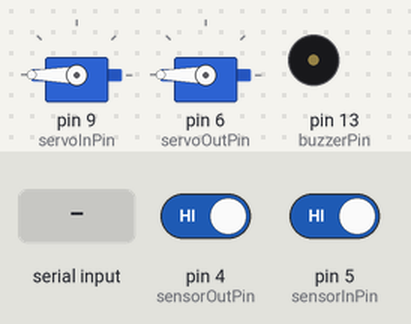
This sketch was run on a simulated Arduino Uno, built with avr-gcc and run on an emulated ATmega328P. On the bench: 2 × servo, buzzer (waves = sounding). Inputs (shaded band) come from the test bench; at power-on: pin 4 (sensorOutPin) HIGH, pin 5 (sensorInPin) HIGH. What the sketch prints to the serial monitor is not drawn.

Above: at 1.6 s.
1.7 s: "API_OK_MASUK\n" received over the second serial link
At 1.93 s:
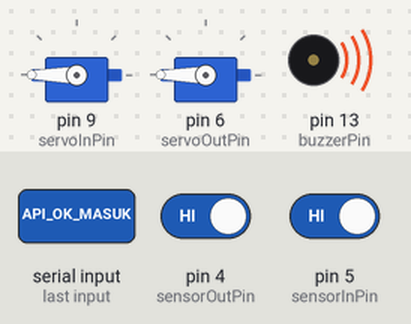
At 2.4 s:
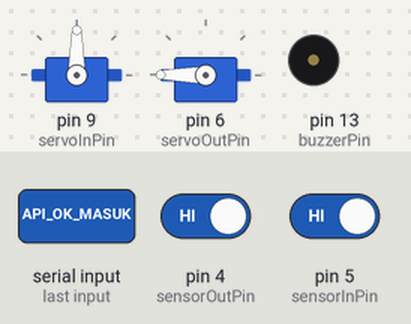
4.4 s: "API_OK_KELUAR\n" received over the second serial link
At 6.1 s:
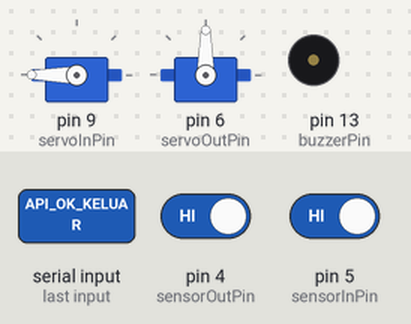
Timing chart, 0 to 8.2 s (numbered marks = the images above; inputs shaded):
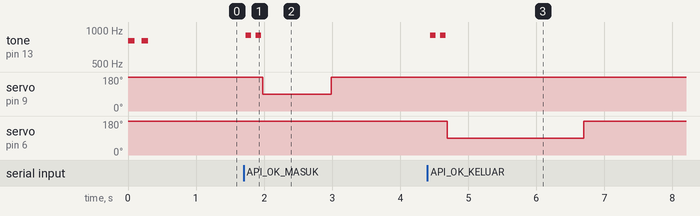

The sketch:

ArduinoUnoFinal.ino
```cpp
#include <SoftwareSerial.h>
#include <Servo.h>

// ===== Pin Sensor HW-201 =====
const int sensorOutPin = 4; // Sensor HW untuk ORANG KELUAR
const int sensorInPin  = 5; // Sensor HW untuk ORANG MASUK

// ===== Pin Buzzer =====
const int buzzerPin = 13;

// ===== Pin Servo =====
const int servoInPin  = 9; // Servo untuk orang masuk
const int servoOutPin = 6; // Servo untuk orang keluar

// ===== Servo Object =====
Servo servoIn;
Servo servoOut;

// ===== Pin Serial Komunikasi dengan ESP32 =====
const int txPin = 11; // Arduino TX → ESP32 RX
const int rxPin = 12; // Arduino RX → ESP32 TX
SoftwareSerial espSerial(rxPin, txPin);

// ===== Variabel =====
bool personDetectedIn = false;
bool personDetectedOut = false;
int peopleCount = 0;
const int maxPeople = 15;
bool sensorInLocked = false; // lock sensor masuk
int peopleAtLock = 0;        // jumlah orang saat lock aktif

// ===== Beep Functions =====
void startupBeep() {
  for (int i = 0; i < 2; i++) { tone(buzzerPin, 800, 100); delay(200); }
  noTone(buzzerPin);
}

void beepShort() {
  tone(buzzerPin, 850, 100); delay(120);
  tone(buzzerPin, 950, 100); delay(100);
  noTone(buzzerPin);
}

void beepReady() {
  for (int i = 0; i < 3; i++) { tone(buzzerPin, 850, 100); delay(150); }
  noTone(buzzerPin);
}

void beepSuccess() {
  tone(buzzerPin, 900, 80); delay(150);
  tone(buzzerPin, 900, 80); delay(100);
  noTone(buzzerPin);
}

void beepFail() {
  tone(buzzerPin, 700, 200); delay(200);
  noTone(buzzerPin);
}

void beepFull() {
  for (int i = 0; i < 2; i++) { tone(buzzerPin, 600, 120); delay(150); }
  noTone(buzzerPin);
}

// ===== Fungsi Deteksi Stabil 2 Detik =====
bool isPersonStable(int pin) {
  unsigned long startTime = millis();
  while (digitalRead(pin) == LOW) {
    if (millis() - startTime >= 1000) {
      return true; // Terbaca stabil selama 1 detik penuh
    }
  }
  return false; // Lepas sebelum 2 detik → bukan orang
}

void setup() {
  Serial.begin(9600);
  espSerial.begin(9600);

  pinMode(sensorOutPin, INPUT);
  pinMode(sensorInPin, INPUT);
  pinMode(buzzerPin, OUTPUT);

  servoIn.attach(servoInPin);
  servoOut.attach(servoOutPin);
  // posisi awal servo berlawanan arah
  servoIn.write(180);
  servoOut.write(180);

  startupBeep();
  Serial.println("✅ Sistem siap. Sensor, Servo, dan Buzzer aktif (arah servo dibalik).");
  espSerial.println("✅ Arduino siap.");
}

void loop() {
  int sensorInState = digitalRead(sensorInPin);
  int sensorOutState = digitalRead(sensorOutPin);

  // ===== SENSOR MASUK =====
  if (sensorInState == LOW && !personDetectedIn) {
    Serial.println("👀 Deteksi awal pada sensor MASUK...");
    if (isPersonStable(sensorInPin)) {
      personDetectedIn = true;

      // ===== cek lock sensor masuk =====
      if (sensorInLocked) {
        if ((peopleAtLock - peopleCount) >= 5) {
          sensorInLocked = false; // unlock sensor
          Serial.println("✅ Sensor masuk UNLOCKED, sudah cukup orang keluar.");
        } else {
          beepFull();
          Serial.println("🚫 Sensor MASUK terkunci, harus keluar 5 orang dulu.");
          return; // jangan aktifkan servo
        }
      }

      if (peopleCount < maxPeople) {
        espSerial.println("REQ_MASUK");
        Serial.println("📤 Kirim permintaan MASUK ke ESP32...");
      } else {
        sensorInLocked = true;
        peopleAtLock = peopleCount;
        beepFull();
        Serial.println("🚫 Ruangan penuh! Sensor masuk terkunci.");
      }
    }
  }

  if (sensorInState == HIGH && personDetectedIn) {
    personDetectedIn = false;
    delay(200);
  }

  // ===== SENSOR KELUAR =====
  if (sensorOutState == LOW && !personDetectedOut) {
    Serial.println("👀 Deteksi awal pada sensor KELUAR...");
    if (isPersonStable(sensorOutPin)) {
      personDetectedOut = true;

      if (peopleCount > 0) {
        espSerial.println("REQ_KELUAR");
        Serial.println("📤 Kirim permintaan KELUAR ke ESP32...");
      } else {
        Serial.println("⚠️ Tidak ada orang untuk dikurangi.");
      }
    }
  }

  if (sensorOutState == HIGH && personDetectedOut) {
    personDetectedOut = false;
    delay(200);
  }

  // ===== RESPON DARI ESP32 =====
  if (espSerial.available()) {
    String cmd = espSerial.readStringUntil('\n');
    cmd.trim();

    // ===== Terima jumlah orang dari ESP32 =====
    if (cmd.startsWith("PEOPLE_IN:")) {
      String countStr = cmd.substring(10);
      int count = countStr.toInt();
      if (count >= 0) {
        peopleCount = count;
        Serial.print("✅ Jumlah orang di dalam ruangan diterima dari ESP32: ");
        Serial.println(peopleCount);
      }
    }

    // === API OK MASUK ===
    else if (cmd == "API_OK_MASUK") {
      peopleCount++;
      Serial.print("🟢 Orang MASUK. Total: ");
      Serial.println(peopleCount);
      beepSuccess();

      // servo masuk berlawanan arah → dari 180° ke 90°
      servoIn.write(90);
      Serial.println("🚪 Servo pintu MASUK terbuka (arah terbalik), menunggu orang lewat...");
      while (digitalRead(sensorInPin) == LOW) delay(100);
      delay(1000);
      servoIn.write(180);
      Serial.println("🚪 Servo pintu MASUK tertutup.");
    }

    // === API OK KELUAR ===
    else if (cmd == "API_OK_KELUAR") {
      if (peopleCount > 0) peopleCount--;
      Serial.print("🔵 Orang KELUAR. Total: ");
      Serial.println(peopleCount);
      beepSuccess();

      // servo keluar berlawanan arah → dari 180° ke 90°
      servoOut.write(90);
      Serial.println("🚪 Servo pintu KELUAR terbuka (arah terbalik), menunggu orang lewat...");
      while (digitalRead(sensorOutPin) == LOW) delay(100);
      delay(2000);
      servoOut.write(180);
      Serial.println("🚪 Servo pintu KELUAR tertutup.");
    }

    else if (cmd == "API_FAIL") {
      Serial.println("❌ Gagal kirim API. Hitungan tidak berubah.");
      beepFail();
    }

    else if (cmd == "BUZZER_READY") {
      beepReady();
    }
  }

  delay(50);
}
```

Measured:
- after the input at 1.7 s, tone on pin 13 (buzzerPin): alternates 900 Hz for 0.08 s and silent for 0.07 s, 4 changes in all, then stays silent, starting at once; servo on pin 9 (servoInPin): 180° → 90° after 0.28 s, → 180° 1.0 s later
- after the input at 4.4 s, tone on pin 13 (buzzerPin): alternates 900 Hz for 0.08 s and silent for 0.07 s, 4 changes in all, then stays silent, starting at once; servo on pin 6 (servoOutPin): 180° → 90° after 0.29 s, → 180° 2.0 s later
